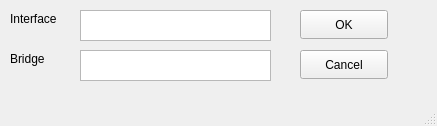
<?xml version="1.0" encoding="UTF-8"?>
<ui version="4.0">
 <class>MainWindow</class>
 <widget class="QMainWindow" name="MainWindow">
  <property name="geometry">
   <rect>
    <x>0</x>
    <y>0</y>
    <width>437</width>
    <height>126</height>
   </rect>
  </property>
  <property name="windowTitle">
   <string>Add port</string>
  </property>
  <widget class="QWidget" name="centralwidget">
   <widget class="QPushButton" name="okButton">
    <property name="geometry">
     <rect>
      <x>300</x>
      <y>10</y>
      <width>88</width>
      <height>29</height>
     </rect>
    </property>
    <property name="text">
     <string>OK</string>
    </property>
   </widget>
   <widget class="QPushButton" name="cancelButton">
    <property name="geometry">
     <rect>
      <x>300</x>
      <y>50</y>
      <width>88</width>
      <height>29</height>
     </rect>
    </property>
    <property name="text">
     <string>Cancel</string>
    </property>
   </widget>
   <widget class="QLabel" name="label">
    <property name="geometry">
     <rect>
      <x>10</x>
      <y>10</y>
      <width>61</width>
      <height>17</height>
     </rect>
    </property>
    <property name="text">
     <string>Interface</string>
    </property>
   </widget>
   <widget class="QTextEdit" name="interfaceField">
    <property name="geometry">
     <rect>
      <x>80</x>
      <y>10</y>
      <width>191</width>
      <height>31</height>
     </rect>
    </property>
   </widget>
   <widget class="QTextEdit" name="bridgeField">
    <property name="geometry">
     <rect>
      <x>80</x>
      <y>50</y>
      <width>191</width>
      <height>31</height>
     </rect>
    </property>
   </widget>
   <widget class="QLabel" name="label_2">
    <property name="geometry">
     <rect>
      <x>10</x>
      <y>50</y>
      <width>61</width>
      <height>17</height>
     </rect>
    </property>
    <property name="text">
     <string>Bridge</string>
    </property>
   </widget>
  </widget>
  <widget class="QStatusBar" name="statusbar"/>
 </widget>
 <resources/>
 <connections/>
</ui>
